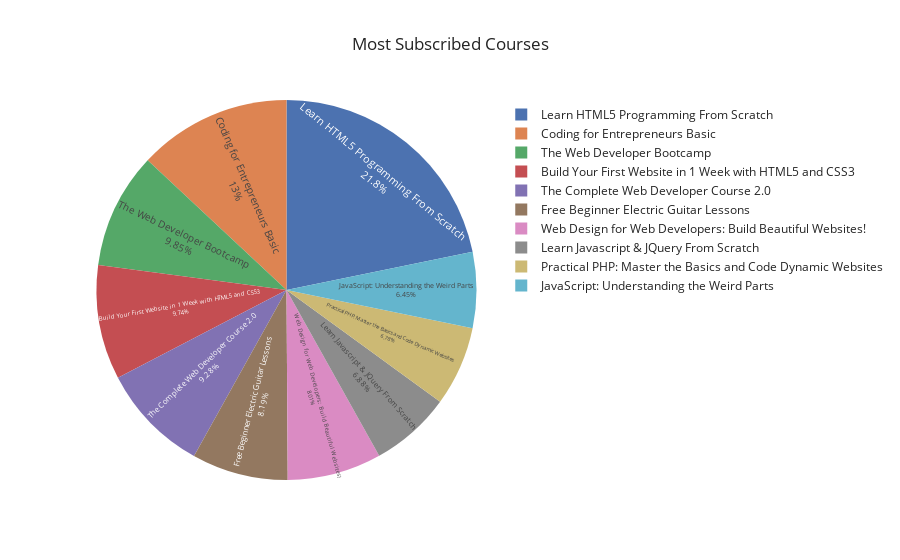

Source (notebook cell):
### Code cell
course = udemy_data.loc[:, ['course_title','num_subscribers']]
course = course.groupby('course_title')['num_subscribers'].max().reset_index()
course = course.sort_values('num_subscribers', ascending=False)
course = course.head(10)

fig = px.pie(course, names='course_title', values='num_subscribers', template='seaborn',
            title='Most Subscribed Courses',
             hover_data=['num_subscribers'], labels={'num_subscribers':'num_subscribers'})
fig.update_traces(textposition='inside', textinfo="percent+label")
fig.show()

### Figure 1 — Plotly figure (JSON) as saved in the notebook; plotly's stock layout.template omitted (floating-point values rounded to 4 significant figures)
{"data": [{"customdata": [[268923], [161029], [121584], [120291], [114512], [101154], [98867], [84897], [83737], [79612]], "domain": {"x": [0, 1], "y": [0, 1]}, "hoverlabel": {"namelength": 0}, "hovertemplate": "num_subscribers=%{value}<br>course_title=%{label}", "labels": ["Learn HTML5 Programming From Scratch", "Coding for Entrepreneurs Basic", "The Web Developer Bootcamp", "Build Your First Website in 1 Week with HTML5 and CSS3", "The Complete Web Developer Course 2.0", "Free Beginner Electric Guitar Lessons", "Web Design for Web Developers: Build Beautiful Websites!", "Learn Javascript & JQuery From Scratch", "Practical PHP: Master the Basics and Code Dynamic Websites", "JavaScript: Understanding the Weird Parts"], "legendgroup": "", "name": "", "showlegend": true, "textinfo": "percent+label", "textposition": "inside", "type": "pie", "values": [268923, 161029, 121584, 120291, 114512, 101154, 98867, 84897, 83737, 79612]}], "layout": {"legend": {"tracegroupgap": 0}, "title": {"text": "Most Subscribed Courses"}}}
